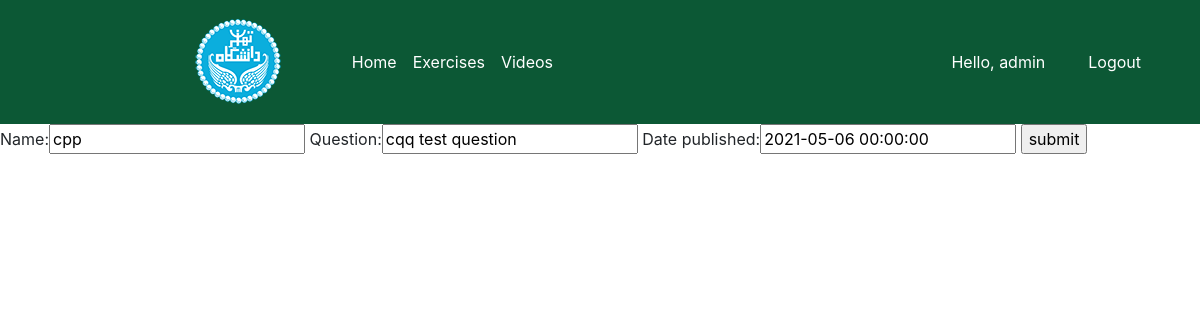
The page /menu_ostad/updateTamrin/19 (signed in) on the database its author committed.
### users/models.py (models this page shows, shortened)
class Tamrin(models.Model):  # order
    name = models.CharField(max_length=50, null=True)
    question = models.CharField(max_length=1000, null=True)
    deadline_tamrin = models.DateTimeField('date published')

### users/views.py (the view, shortened to what this page needs)
# urls.py: path('menu_ostad/updateTamrin/<int:pk>', OstadUpdateTamrin.as_view(), name='update_tamrin'),
class OstadUpdateTamrin(View):
    @method_decorator(login_required(login_url='login'))
    @method_decorator(allowed_users(allowed_roles=['ostad']))
    def get(self, request, pk):
        tamrin_name = Tamrin.objects.get(id=pk)
        form = TamrinCretae(instance=tamrin_name)
        context = {'form':form}
        return render(request, 'users/ostad_create_tamrin.html', context)

### users/forms.py
class TamrinCretae(ModelForm):
    class Meta:
        model = Tamrin
        fields = '__all__'

### users/decorator.py (called while the page is built)
def allowed_users(allowed_roles=[]):
    def decorator(view_func):
        def wrapper_func(request, *args, **kwargs):
            group = None
            if request.user.groups.exists():
                group = request.user.groups.all()[0].name
            if group in allowed_roles:
                return view_func(request, *args, **kwargs)
            else:
                return HttpResponse(group)
        return wrapper_func
    return decorator

### users/templates/users/ostad_create_tamrin.html (shortened to what this page needs)
{% extends 'users/base.html' %}
{% load static %}
{% block content %}
<form action="" method="POST">
    {{ form }}
    <input type="submit" value="submit">
</form>
{% endblock %}

### users/templates/users/base.html (shortened to what this page needs)
{% load static %}
<!doctype html>
<html lang="en">
  <head>
    <link href="https://cdn.jsdelivr.net/npm/bootstrap@5.0.0-beta2/dist/css/bootstrap.min.css" rel="stylesheet">
    <link href="//maxcdn.bootstrapcdn.com/bootstrap/4.1.1/css/bootstrap.min.css" rel="stylesheet" id="bootstrap-css">
    <link type="text/css" rel="stylesheet" href="{% static '/css/main.css' %}">
  </head>
  <body>
    <nav class="navbar navbar-expand-lg navbar-dark bg-dark">
      <img src="{% static 'medias/images/logo.png' %}" alt="logo" style="width:8=90px; padding:10px; margin-left:10%">
      <div class="collapse navbar-collapse" id="navbarNav">
        <ul class="navbar-nav">
          {% if request.user.is_staff %}
            <li class="nav-item active">
              <a class="nav-link" href="{% url 'menu_ostad' %}">Home <span class="sr-only">(current)</span></a>
            </li>
            <li class="nav-item active">
              <a class="nav-link" href="{% url 'tamrin_ostad' %}">Exercises <span class="sr-only">(current)</span></a>
            </li>
            <li class="nav-item active">
              <a class="nav-link" href="{% url 'video_ostad' %}">Videos <span class="sr-only">(current)</span></a>
            </li>
          {% endif %}
        </ul>
      </div>
      <span style="color:white;margin-right:30px">Hello, {{request.user}}</span>
      <span><a style="color:white;margin-right:30px" href="{% url 'logout' %}" class="btn">Logout</a></span>
    </nav>
    {% block content%}
    {% endblock %}
  </body>
</html>

### static/css/main.css (style rules this page uses)
.bg-dark { background-color: #0C5835 !important; }

### users/templates/users/base.html (style rules this page uses)
.bg-dark { background-color: #0C5835 !important; }

### rows shown on the page
Tamrin: name "cpp", question "cqq test question", deadline_tamrin "2021-05-06 00:00:00"

### other values the page prints
{{ request.user }} "admin"
